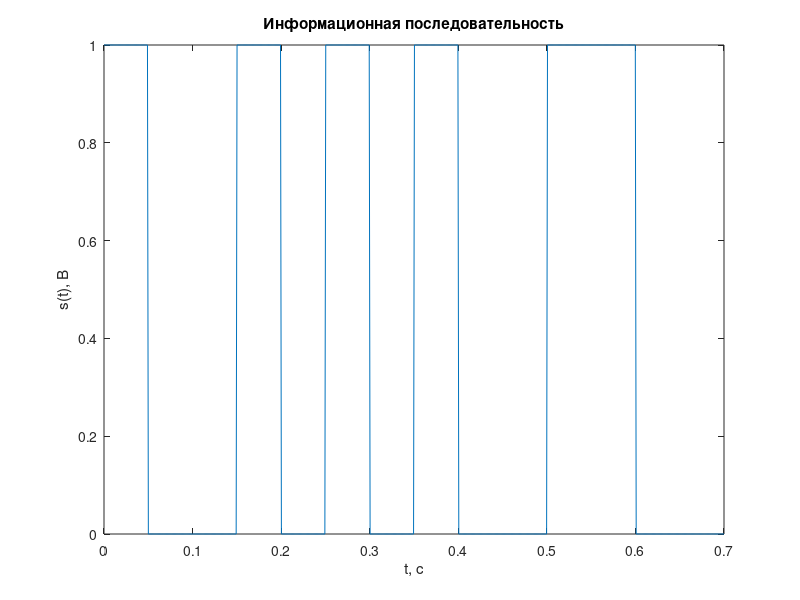
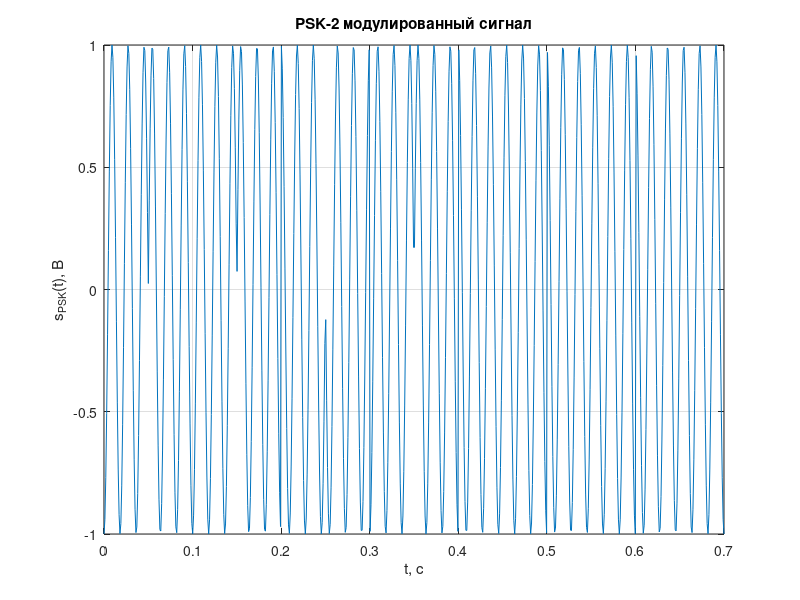
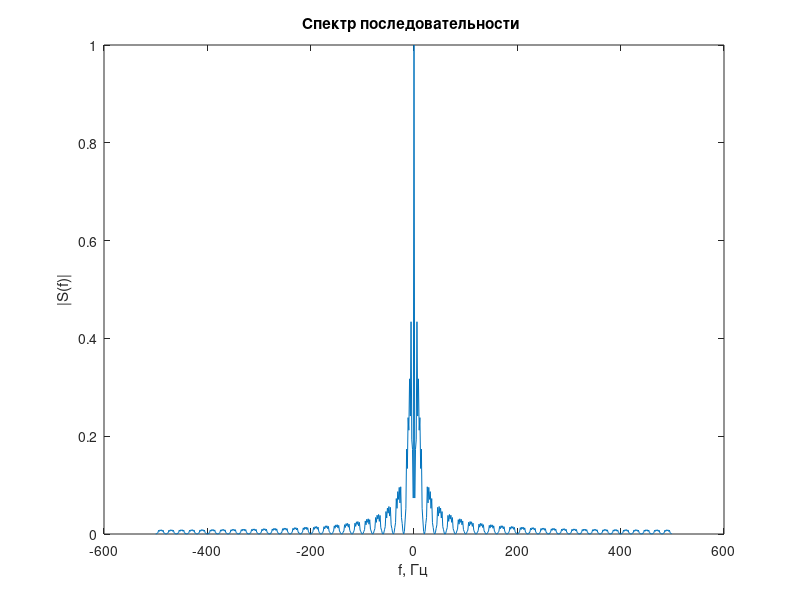
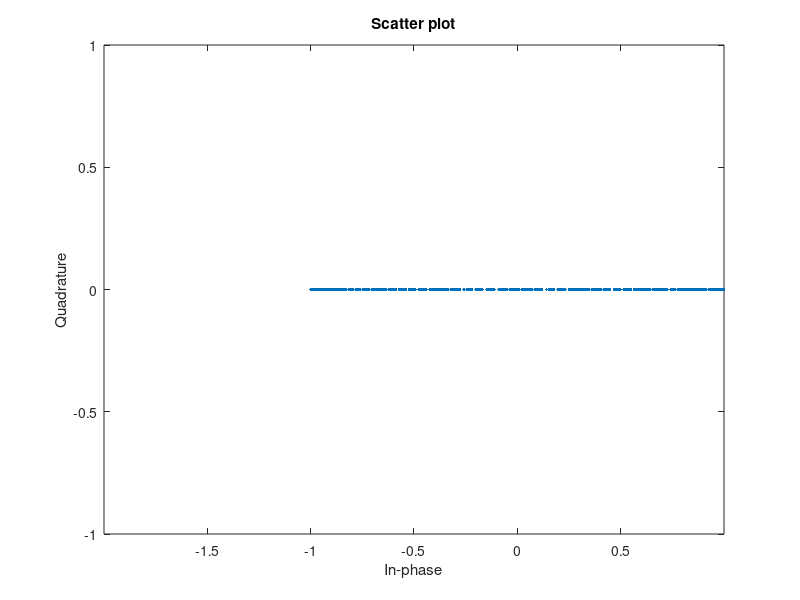

MATLAB code for these plots, in order:
clear; close all;
tau = 0.05; %сек
fd = 1e3; % частота дискретизации 
samples_per_sybl = fd * tau; % отсчетов на символ
encodd = [1 0 0 1 0 1 0 1 0 0 1 1 0 0]; % можно и через ранди
t = linspace(0,length(encodd) * tau, samples_per_sybl * length(encodd)); % временная ось
videopulses = repelem (encodd, samples_per_sybl); % видеосигнал из последовательности  encodd
figure(1)
plot (t, videopulses);
title("Информационная последовательность"); xlabel('t, c'); ylabel('s(t), В');

% ФМн - 2 
% 1 = pi ; 0 = 0
M = 2;

% Параметры модуляции
fc = 55; % несущая частота, Гц
phase_shift = pi; % фазовый сдвиг для 1
%pi/4



% Формируем фазовый сигнал
phases = repelem(encodd * phase_shift, samples_per_sybl); % фазовый сигнал
carrier = cos(2 * pi * fc * t); % несущая частота

% Модулированный сигнал
modulated_signal = cos(2 * pi * fc * t + phases);

figure(2)
plot(t, modulated_signal);
title("PSK-2 модулированный сигнал");
xlabel('t, c'); ylabel('s_{PSK}(t), В');
grid on;

%спектр
    sp = abs(fftshift( fft(videopulses) )); % спектр для видеоимпульсов хемминга
fh = (- length (videopulses) / 2 : length(videopulses) / 2 - 1) * (fd / length(videopulses)); % Частотная ось
figure(3)

plot (fh, sp/max(sp));
title("Спектр последовательности ");xlabel('f, Гц'); ylabel('|S(f)|')

scatterplot(modulated_signal)
